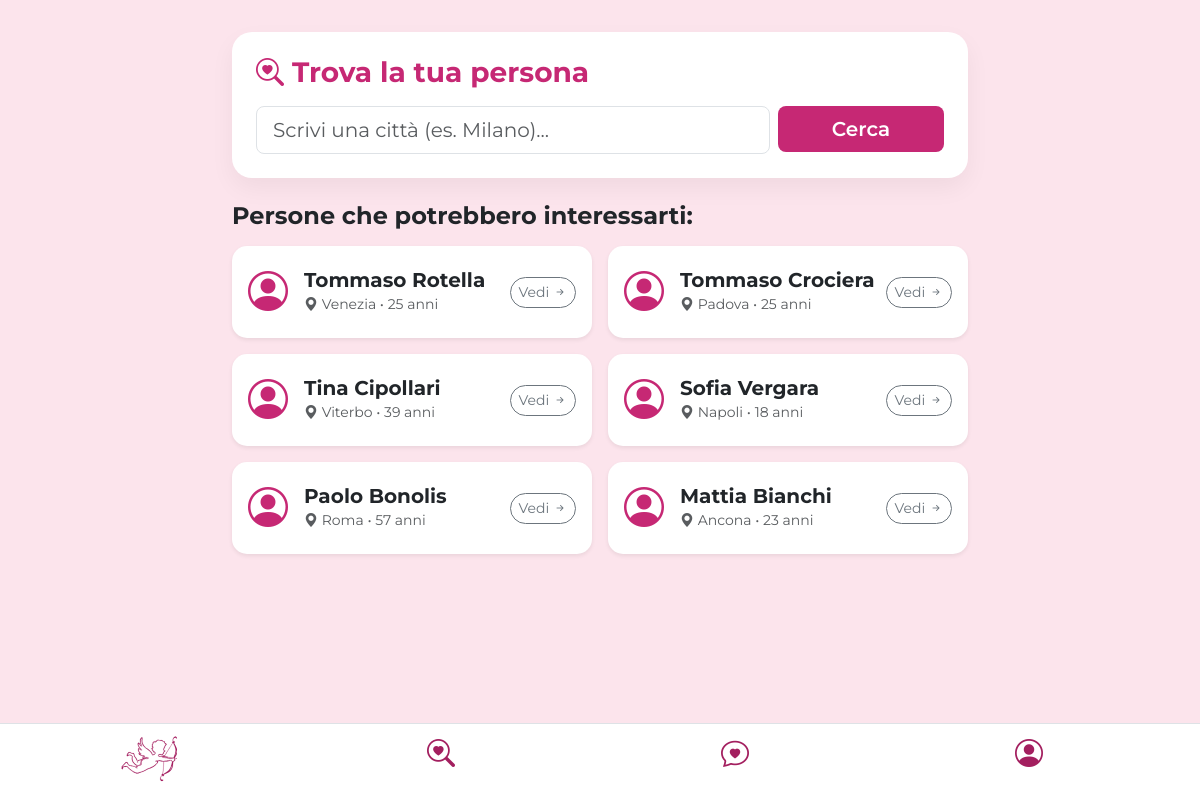
The app's page /cerca.php (signed in) with its own data.
### tables this page shows
CREATE TABLE `datiregistrazione` (
  `id_utente` varchar(30) NOT NULL,
  `email` varchar(30) NOT NULL,
  `password` varchar(30) NOT NULL,
  `nome` varchar(30) NOT NULL,
  `cognome` varchar(30) NOT NULL,
  `sesso` varchar(10) DEFAULT NULL,
  `eta` int(2) NOT NULL,
  `citta` varchar(30) NOT NULL,
  `maxEta` int(2) DEFAULT NULL,
  `distanza` tinyint(1) DEFAULT NULL,
  `sessoP` varchar(30) DEFAULT NULL,
  `relazione` varchar(30) DEFAULT NULL
);

### cerca.php (the view, shortened to what this page needs)
<!DOCTYPE html>
<html lang="en">
<?php
require __DIR__ . "/connessioneDB.php";
$id_loggato = $_SESSION['id_utente'];
$utenti_trovati = [];
$citta_cercata = isset($_GET['citta']) ? trim($_GET['citta']) : '';
if (!empty($citta_cercata)) {
    $stmt = $pdo->prepare("SELECT * FROM datiregistrazione WHERE citta LIKE :citta AND id_utente != :id_loggato");
    $stmt->execute([
        ':citta' => '%' . $citta_cercata . '%',
        ':id_loggato' => $id_loggato
    ]);
    $utenti_trovati = $stmt->fetchAll(PDO::FETCH_ASSOC);
} else {
    $stmt = $pdo->prepare("SELECT * FROM datiregistrazione WHERE id_utente != :id_loggato ORDER BY id_utente DESC LIMIT 6");
    $stmt->execute([':id_loggato' => $id_loggato]);
    $utenti_trovati = $stmt->fetchAll(PDO::FETCH_ASSOC);
}
?>
<!DOCTYPE html>
<html lang="it">
<head>
    <link href="https://cdn.jsdelivr.net/npm/bootstrap@5.3.2/dist/css/bootstrap.min.css" rel="stylesheet">
    <link rel="stylesheet" href="https://cdn.jsdelivr.net/npm/bootstrap-icons@1.11.1/font/bootstrap-icons.css">
</head>
<body>
<div class="container">
    <div class="row justify-content-center">
        <div class="col-md-8">
            <div class="search-card p-4 mb-4">
                <h3 class="fw-bold mb-3" style="color: var(--primary-color);"><i class="bi bi-search-heart"></i> Trova la tua persona </h3>
                <form action="cerca.php" method="GET" class="row g-2">
                    <div class="col-9">
                        <input type="text" name="citta" class="form-control form-control-lg" placeholder="Scrivi una città (es. Milano)..." value="<?= htmlspecialchars($citta_cercata) ?>">
                    </div>
                    <div class="col-3">
                        <button type="submit" class="btn btn-custom btn-lg w-100">Cerca</button>
                    </div>
                </form>
            </div>
            <h4 class="fw-bold mb-3 text-dark">Persone che potrebbero interessarti:</h4>
            <?php if (empty($utenti_trovati)): ?>
                <div class="alert alert-light text-center py-4 shadow-sm rounded-4">
                    <i class="bi bi-emoji-frown fs-2 text-muted"></i>
                    <p class="text-muted mt-2 mb-0">Nessun utente trovato con i filtri selezionati.</p>
                </div>
            <?php else: ?>
                <div class="row g-3">
                    <?php foreach ($utenti_trovati as $utente): ?>
                        <div class="col-12 col-sm-6">
                            <div class="card user-result-card p-3 shadow-sm">
                                <div class="d-flex align-items-center">
                                    <div class="me-3">
                                        <i class="bi bi-person-circle fs-1" style="color: var(--primary-color);"></i>
                                    </div>
                                    <div class="flex-grow-1">
                                        <h5 class="fw-bold mb-0"><?= htmlspecialchars($utente['nome'] . " " . $utente['cognome']) ?></h5>
                                        <small class="text-muted">
                                            <i class="bi bi-geo-alt-fill text-muted"></i> <?= htmlspecialchars($utente['citta']) ?> • <?= htmlspecialchars($utente['eta']) ?> anni
                                        </small>
                                    </div>
                                    <div>
                                        <a href="profiloUtente.php?id=<?= urlencode($utente['id_utente']) ?>" class="btn btn-sm btn-outline-secondary rounded-pill">
                                            Vedi <i class="bi bi-arrow-right-short"></i>
                                        </a>
                                    </div>
                                </div>
                            </div>
                        </div>
                    <?php endforeach; ?>
                </div>
            <?php endif; ?>
        </div>
    </div>
</div>
<nav class="navbar fixed-bottom bg-white border-top">
    <div class="container-fluid">
        <div class="row text-center w-100">
            <div class="col">
                <a href="home.php" class="text-decoration-none text-dark">
                </a>
            </div>
            <div class="col">
                <a href="cerca.php" class="text-decoration-none text-dark">
                    <i class="bi bi-search-heart fs-3" style="color:#a31f5f;"></i>
                </a>
            </div>
            <div class="col">
                <a href="match.php" class="text-decoration-none text-dark">
                    <i class="bi bi-chat-heart fs-3" style="color:#a31f5f;"></i>
                </a>
            </div>
            <div class="col">
                <a href="profilo.php" class="text-decoration-none text-dark">
                    <i class="bi bi-person-circle fs-3" style="color:#a31f5f;"></i>
                </a>
            </div>
        </div>
    </div>
</nav>
</body>
</html>

### cerca.php (style rules this page uses)
:root { --primary-color: #c62874; --accent-color: #fce4ec; }
body { background-color: var(--accent-color); font-family: 'Montserrat', sans-serif; padding-bottom: 100px; }
.search-card { background: white; border-radius: 20px; box-shadow: 0 10px 25px rgba(0,0,0,0.05); margin-top: 2rem; }
.user-result-card { background: white; border-radius: 15px; transition: transform 0.2s, box-shadow 0.2s; border: none; }
.btn-custom { background-color: var(--primary-color); color: white; border: none; font-weight: 600; }

### records on screen
datiregistrazione: nome+cognome "Tommaso Rotella", citta "Venezia", eta "25"
datiregistrazione: nome+cognome "Tommaso Crociera", citta "Padova", eta "25"
datiregistrazione: nome+cognome "Tina Cipollari", citta "Viterbo", eta "39"
datiregistrazione: nome+cognome "Sofia Vergara", citta "Napoli", eta "18"
datiregistrazione: nome+cognome "Paolo Bonolis", citta "Roma", eta "57"
datiregistrazione: nome+cognome "Mattia Bianchi", citta "Ancona", eta "23"
